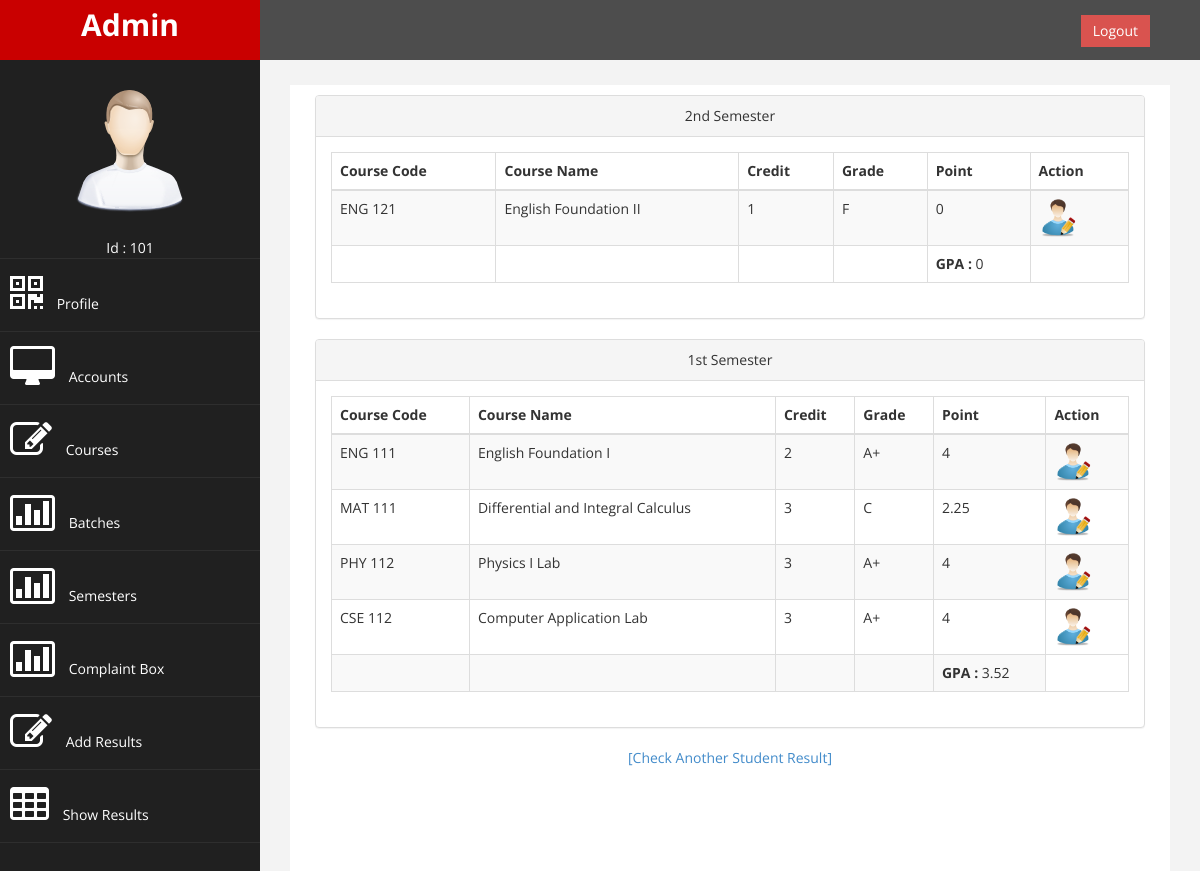
Screenshot of /sdb/showresult.php?sid=141311039 (signed in) with the database file from the repository.
### tables this page shows
CREATE TABLE IF NOT EXISTS `users` (
`id` int(11) NOT NULL,
  `uid` int(11) NOT NULL,
  `name` varchar(255) NOT NULL,
  `batch` int(11) DEFAULT NULL,
  `birth` date NOT NULL,
  `mob` varchar(255) DEFAULT NULL,
  `email` varchar(255) DEFAULT NULL,
  `pass` varchar(255) NOT NULL,
  `utype` int(1) NOT NULL DEFAULT '3'
);

CREATE TABLE IF NOT EXISTS `tresults` (
`rid` int(11) NOT NULL,
  `sid` int(11) NOT NULL,
  `semid` int(11) NOT NULL,
  `crsid` int(11) NOT NULL,
  `atten` float NOT NULL,
  `assign` float NOT NULL,
  `ctest` float NOT NULL,
  `mid` float NOT NULL,
  `fnal` float DEFAULT NULL,
  `acredit` float NOT NULL,
  `GPA` float NOT NULL,
  `grade` varchar(2) NOT NULL
);

CREATE TABLE IF NOT EXISTS `course` (
`courseid` int(5) NOT NULL,
  `cname` varchar(86) NOT NULL,
  `ccode` varchar(11) NOT NULL,
  `tid` int(4) NOT NULL,
  `semid` int(2) NOT NULL,
  `credit` float NOT NULL,
  `ctype` int(1) NOT NULL
);

CREATE TABLE IF NOT EXISTS `lresults` (
`rid` int(5) NOT NULL,
  `sid` int(12) NOT NULL,
  `semid` int(2) NOT NULL,
  `crsid` int(5) NOT NULL,
  `atten` float NOT NULL,
  `asses` float NOT NULL,
  `ltest` float NOT NULL,
  `acredit` float NOT NULL,
  `GPA` float NOT NULL,
  `grade` varchar(2) NOT NULL
);

### sdb/showresult.php (the view, shortened to what this page needs)
<?php
include "hr.php";
include "function.php";
   echo '
        <div id="page-wrapper" >
            <div id="page-inner">
                <div class="row">
                    <div class="col-md-12">';
 if ($acp||$tcp){
  $sid=$_REQUEST['sid'];
  $thgpa = 0;
  $lbgpa = 0;
  $creditsum = 0;
	 $qr="SELECT crsemid FROM crsemester Where sid=".$sid."";
		    $rs=mysqli_query($con,$qr);
			    $rt=mysqli_fetch_array($rs);
			if($rt['crsemid']>1){
				echo '<div class="col-md-12">
				<div class="panel panel-default">
                        <div class="panel-heading" align="center">
                            2nd Semester
							</div>';
	                $query="SELECT * FROM tresults WHERE sid='".$sid."' && semid='2'";
		                $resource=mysqli_query($con,$query);
	            echo '<div class="panel-body">
			            <div class="table-responsive">
			                <table class="table table-striped table-bordered table-hover">
					            <thead>
                                    <tr>
                                        <th>Course Code</th>
										<th>Course Name</th>
                                        <th>Credit</th>
								        <th>Grade</th>
								        <th>Point</th>
										<th>Action</th>
                                    </tr>
                                </thead>
				            <tbody>';
                    while($result=mysqli_fetch_array($resource))
	                {
	                  $qt="SELECT ccode,cname FROM course WHERE courseid='".$result['crsid']."'";
		                $rse=mysqli_query($con,$qt);
                          while($rst=mysqli_fetch_array($rse))
	                       {
	                        $cc = $rst['ccode'];
							$cname = $rst['cname'];
	                       }
	                echo '
					      <tr>
                            <td>'.$cc.'</td>
							<td>'.$cname.'</td>
                            <td>'.$result["acredit"].'</td>
							<td>'.$result["grade"].'</td>
							<td>'.$result["GPA"].'</td>
							<td><a href="editrt.php?id='.$result["rid"].'&act=theory"><img src="/sdb/assets/img/edit.png" width="38px" ></a></td>
                          </tr>';
						  $thgpa = $thgpa + $result['GPA'];
                  }
				  $tgpa = $thgpa + $lbgpa;
				    echo '
					      <tr>
						    <td></td>
							<td></td>
							<td></td>
							<td></td>
                            <td><b>GPA : </b>'.$tgpa.'</td>
                          </tr>';
				    echo '</tbody></table></div>';
				echo '</div></div></div>';
			}
				echo '<div class="col-md-12">
				<div class="panel panel-default">
                        <div class="panel-heading" align="center">
                            1st Semester
							</div>';
	                $query="SELECT * FROM tresults WHERE sid='".$sid."' && semid='1'";
		                $resource=mysqli_query($con,$query);
	            echo '<div class="panel-body">
			            <div class="table-responsive">
			                <table class="table table-striped table-bordered table-hover">
					            <thead>
                                    <tr>
                                        <th>Course Code</th>
										<th>Course Name</th>
                                        <th>Credit</th>
								        <th>Grade</th>
								        <th>Point</th>
										<th>Action</th>
                                    </tr>
                                </thead>
				            <tbody>';
                    while($result=mysqli_fetch_array($resource))
	                {
	                  $qt="SELECT ccode,cname FROM course WHERE courseid='".$result['crsid']."'";
		                $rse=mysqli_query($con,$qt);
                          while($rst=mysqli_fetch_array($rse))
	                       {
	                        $cc = $rst['ccode'];
							$cname = $rst['cname'];
	                       }
	                echo '
					      <tr>
                            <td>'.$cc.'</td>
							<td>'.$cname.'</td>
                            <td>'.$result["acredit"].'</td>
							<td>'.$result["grade"].'</td>
							<td>'.$result["GPA"].'</td>
							<td><a href="editrt.php?id='.$result["rid"].'&act=theory"><img src="/sdb/assets/img/edit.png" width="38px" ></a></td>
                          </tr>';
						  $creditsum = $creditsum + $result["acredit"];
						  $thgpa = $thgpa + ($result['GPA']*$result["acredit"]);
                    }
					$query="SELECT * FROM lresults WHERE sid='".$sid."' && semid='1'";
		                $resource=mysqli_query($con,$query);
                    while($result=mysqli_fetch_array($resource))
	                {
	                  $qt="SELECT ccode,cname FROM course WHERE courseid='".$result['crsid']."'";
		                $rse=mysqli_query($con,$qt);
                          while($rst=mysqli_fetch_array($rse))
	                       {
	                        $cc = $rst['ccode'];
							$cname = $rst['cname'];
	                       }
	                echo '
					      <tr>
                            <td>'.$cc.'</td>
							<td>'.$cname.'</td>
                            <td>'.$result["acredit"].'</td>
							<td>'.$result["grade"].'</td>
							<td>'.$result["GPA"].'</td>
							<td><a href="editrt.php?id='.$result["rid"].'&act=lab"><img src="/sdb/assets/img/edit.png" width="38px" ></a></td>
                          </tr>';
						  $creditsum = $creditsum + $result["acredit"];
						  $lbgpa = $lbgpa + ($result['GPA']*$result["acredit"]);
                  }
				  $tgpa = $thgpa + $lbgpa;
				  $tgpa = $tgpa/$creditsum;
				  $tgpa = number_format($tgpa, 2, '.', '');
				    echo '
					      <tr>
						    <td></td>
							<td></td>
							<td></td>
							<td></td>
                            <td><b>GPA : </b>'.$tgpa.'</td>
                          </tr>';
				    echo '</tbody></table></div>';
				echo '</div></div></div>';
			echo "<div align='center'><a href='result.php'>[Check Another Student Result]</a></div>";
}
else{
echo "<div class ='container'><div class='login'>You are Not Log In<br/><a href='/sdb/login.php'>Click Here to Login !!!</a></div></div>";
}
include "fr.php";
?>

### sdb/hr.php (shortened to what this page needs)
<!DOCTYPE html>
<html xmlns="http://www.w3.org/1999/xhtml">
<head>
    <link href="assets/css/bootstrap.css" rel="stylesheet" />
    <link href="assets/css/font-awesome.css" rel="stylesheet" />
    <link href="assets/css/custom.css" rel="stylesheet" />
</head>
<?php
$acp = isset($_SESSION['acp']);
$tcp = isset($_SESSION['tcp']);
$scp = isset($_SESSION['scp']);
include "config.php";
?>
<body>
    <div id="wrapper">
        <nav class="navbar navbar-default navbar-cls-top " role="navigation" style="margin-bottom: 0">
            <div class="navbar-header">
    <?php
         if($acp)
             $pid = $_SESSION['acp'];
    else if($tcp)
             $pid = $_SESSION['tcp'];
    else
             $pid = $_SESSION['scp'];
               $qr="SELECT uid,name FROM users Where uid=".$pid."";
		         $rs=mysqli_query($con,$qr);
			      $rst=mysqli_fetch_array($rs);
			  echo '<a class="navbar-brand" href="index.php">'.$rst["name"].'</a>
            </div>';
?>
  <?php
  if ($acp||$tcp||$scp){
  echo '<div style="color: white;
padding: 15px 50px 5px 50px;
float: right;
font-size: 16px;"><a href="logout.php" class="btn btn-danger square-btn-adjust">Logout</a> </div>';
}
else{
echo '<div style="color: white;
padding: 15px 50px 5px 50px;
float: right;
font-size: 16px;"><a href="login.php" class="btn btn-danger square-btn-adjust">Login</a> </div>';
}
?>
        </nav>
                <nav class="navbar-default navbar-side" role="navigation">
            <div class="sidebar-collapse">
                <ul class="nav" id="main-menu">
				<li class="text-center">
                    <img src="assets/img/find_user.png" class="user-image img-responsive"/>
					<?php echo'<div style="color: white;">Id : '.$rst["uid"].'</div>'; ?></li>
                   <?php
				    if($acp){
				   ?>
				   <li>
                        <a  href="profile.php"><i class="fa fa-qrcode fa-3x"></i> Profile</a>
                    </li>
                      <li>
                        <a  href="insert.php"><i class="fa fa-desktop fa-3x"></i> Accounts</a>
                    </li>
					       <li  >
                        <a  href="addcrs.php"><i class="fa fa-edit fa-3x"></i> Courses </a>
                    </li>
					       <li  >
                        <a  href="addbth.php"><i class="fa fa-bar-chart-o fa-3x"></i> Batches</a>
                    </li>
					       <li  >
                        <a  href="addsemid.php"><i class="fa fa-bar-chart-o fa-3x"></i> Semesters</a>
                    </li>
					       <li  >
                        <a  href="complaint.php"><i class="fa fa-bar-chart-o fa-3x"></i> Complaint Box</a>
                    </li>
					       <li  >
                        <a  href="addrst.php"><i class="fa fa-edit fa-3x"></i> Add Results </a>
                    </li>
                      <li  >
                        <a  href="result.php"><i class="fa fa-table fa-3x"></i> Show Results</a>
                    </li>
					<?php
				    }
				   ?>
                </ul>
            </div>
        </nav>

### sdb/assets/css/custom.css (style rules this page uses)
body { font-family: 'Open Sans', sans-serif; }
#wrapper { width: 100%; background:#202020; }
#page-wrapper { padding: 15px 15px; min-height: 600px; background:#F3F3F3; }
#page-inner { width:100%; margin:10px 20px 10px 0px; background-color:#fff!important; padding:10px; min-height:1200px; }
.text-center { text-align:center; }
.square-btn-adjust { border: 0px solid transparent; -webkit-border-radius: 0px; -moz-border-radius: 0px; border-radius: 0px; }
.user-image { margin: 25px auto; -webkit-border-radius: 10px; -moz-border-radius: 10px; border-radius: 10px; max-height:170px; max-width:170px; }
.navbar-cls-top .navbar-brand { color: #fff; background: #C90000; width: 260px; text-align: center; height: 60px; font-size: 30px; font-weight: 700; }
.sidebar-collapse , .sidebar-collapse .nav { background:none; }
.sidebar-collapse .nav { padding:0; }
.sidebar-collapse .nav > li > a { color:#fff; background:#202020; text-shadow:none; }
.sidebar-collapse > .nav > li > a { padding:15px 10px; }
.sidebar-collapse > .nav > li { border-bottom: 1px solid rgba(107, 108, 109, 0.19); }
.navbar-side { border:none; background-color: #202020; }
.navbar-cls-top { background:#4D4D4D; border-bottom:none; }
.navbar-default { border:0px solid black; }
.navbar-header { background: #A70303; }
.nav > li > a > i { margin-right:10px; }
@media (min-width:768px) { #page-wrapper { margin: 0 0 0 260px; padding: 15px 30px; min-height: 1200px; } }
@media (min-width:768px) { .navbar-side { z-index: 1; position: absolute; width: 260px; } }
@media (min-width:768px) { .navbar { border-radius: 0px; } }

### rows the page displays
users: name "Admin", uid "101"
tresults: course.ccode "ENG 121", course.cname "English Foundation II", acredit "1", grade "F", GPA "0"
tresults: course.ccode "ENG 111", course.cname "English Foundation I", acredit "2", grade "A+", GPA "4"
tresults: course.ccode "MAT 111", course.cname "Differential and Integral Calculus", acredit "3", grade "C", GPA "2.25"
lresults: course.ccode "PHY 112", course.cname "Physics I Lab", acredit "3", grade "A+", GPA "4"
lresults: course.ccode "CSE 112", course.cname "Computer Application Lab", acredit "3", grade "A+", GPA "4"

### other values shown
$tgpa "0"
$tgpa "3.52"
